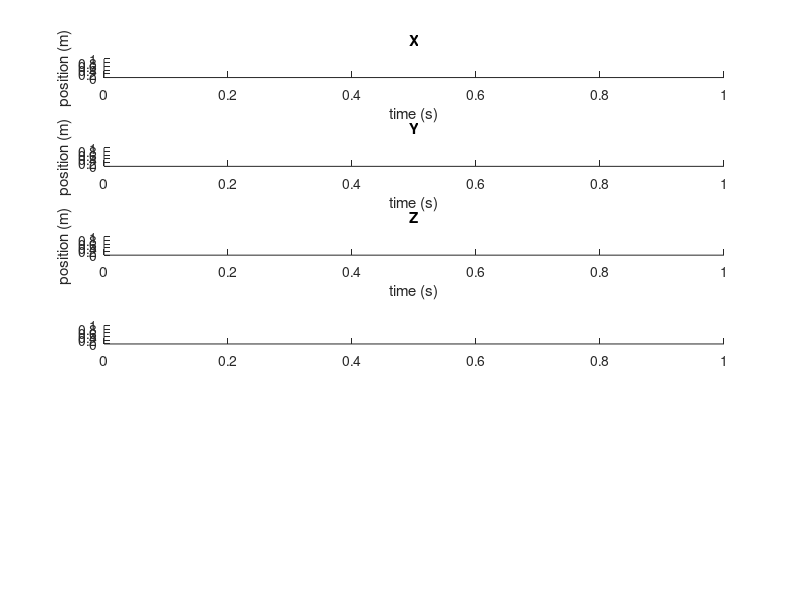

Recreate this plot in MATLAB. (Note: this script raises an error after producing the figure.)
l = findobj(gcf, 'Type', 'Legend');

subplot(611);
title("X");
l(6).Position = [ 0.89 0.95-(0.165*0) 0 0 ];
ylabel('position (m)');
xlabel('time (s)');

subplot(612);
title("Y");
l(5).Position = [ 0.89 0.95-(0.165*1) 0 0 ];
ylabel('position (m)');
xlabel('time (s)');

subplot(613);
title("Z");
l(4).Position = [ 0.89 0.95-(0.165*2) 0 0 ];
ylabel('position (m)');
xlabel('time (s)');

subplot(614);
title("\textbf{$\phi$}", Interpreter="latex", FontSize=15);
l(3).Position = [ 0.89 0.95-(0.165*3) 0 0 ];
ylabel('position (rad)');
xlabel('time (s)');

subplot(615);
title("\textbf{$\theta$}", Interpreter="latex", FontSize=15);
l(2).Position = [ 0.89 0.95-(0.165*4) 0 0 ];
ylabel('position (rad)');
xlabel('time (s)');

subplot(616);
title("\textbf{$\psi$}", Interpreter="latex", FontSize=15);
l(1).Position = [ 0.89 0.95-(0.165*5) 0 0 ];
ylabel('position (rad)');
xlabel('time (s)');


set(gcf, "Renderer", "painters", "Position", [0 0 1000 1000])
